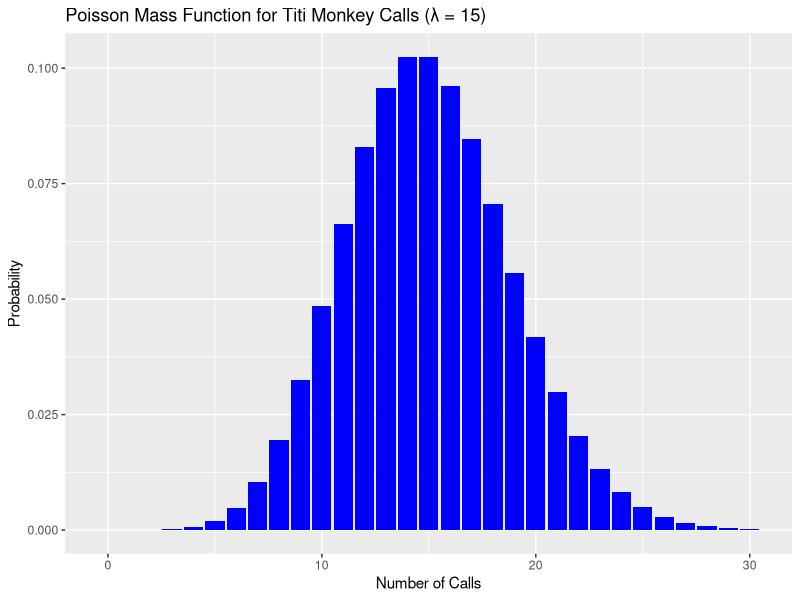
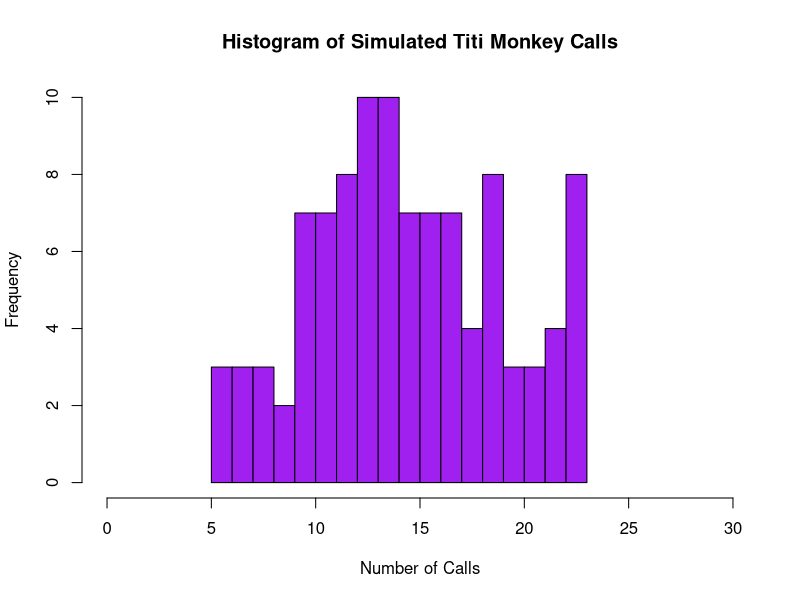

R code for these plots, in order:
## ---- chunk 1
knitr::opts_chunk$set(echo = TRUE)
## ---- chunk 2
# Set seed to ensure getting the same random results every time
set.seed(1)

# Generate random call counts using normal distribution
call_counts <- round(rnorm(10000, 15, 4))

# Ensure values are non-negative
call_counts[call_counts < 0] <- 0

#check the outcome
summary(call_counts)

# Calculate the probability using mean() function
prob_more_than_8 <- mean(call_counts > 8)

# Print result
prob_more_than_8
## ---- chunk 3
# Calculate the probability of hearing 0 calls
prob_zero_calls <- mean(call_counts == 0)

# Print result
prob_zero_calls

## ---- chunk 4
# Calculate the probability of hearing exactly 3 calls
prob_three_calls <- mean(call_counts == 3)

# Print result
prob_three_calls
## ---- chunk 5
library(ggplot2)

# Define the range of values for x (number of calls)
x_values <- 0:30

# Calculate the Poisson probabilities
poisson_probs <- dpois(x_values, lambda = 15)

# Create the Poisson mass function plot
ggplot(data.frame(x_values, poisson_probs), aes(x = x_values, y = poisson_probs)) +
  geom_col(fill = "blue") +  
  # Using geom_col() instead of geom_bar(stat = "identity")
  labs(title = "Poisson Mass Function for Titi Monkey Calls (λ = 15)",
       x = "Number of Calls",
       y = "Probability")
## ---- chunk 6
# Set seed
set.seed(2)

# Simulate 104 observations manually
simulated_calls <- round(rnorm(104, 15, 4))

# Display summary of the simulated data
summary(simulated_calls)
## ---- chunk 7
# Plot histogram of simulated calls
hist(simulated_calls, breaks = 15, col = "purple",
     main = "Histogram of Simulated Titi Monkey Calls",
     xlab = "Number of Calls", ylab = "Frequency",
     xlim = c(0, 30))
